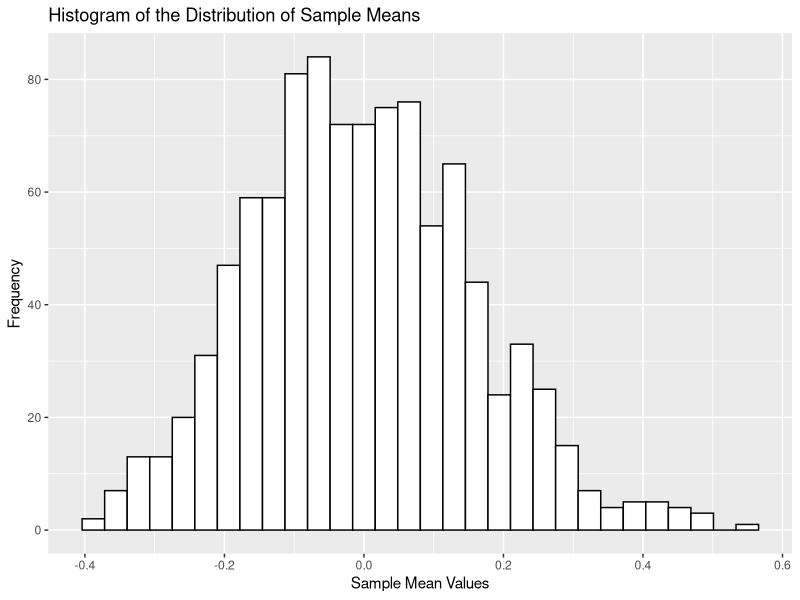

Reproduce this figure in R.
## ---- chunk 1
# Set the seed so the results are reproduciable
set.seed(12345)

small_sample <- rexp(n = 40, rate = 0.2)
## ---- chunk 2
mean(small_sample)
## ---- chunk 3
large_sample <- rexp(n = 100000, rate = 0.2)
## ---- chunk 4
mean(large_sample)
## ---- chunk 5
sd(small_sample)
sd(large_sample)
## ---- chunk 6
# 1000 by 40 matrix
sample_matrix <- matrix(rexp(40000, 0.2), 1000)
average_means <- data.frame(avg_means = rowMeans(sample_matrix))
## ---- chunk 7
library(ggplot2)

# Find the standard score of each average
mu <- 5 
sigma <- 5
standardized_means <- (average_means - mu) / sigma

ggplot(standardized_means, aes(x = standardized_means$avg_means)) + 
    geom_histogram(colour = "black", fill = "white") +
    ggtitle("Histogram of the Distribution of Sample Means") +
    ylab('Frequency') +
    xlab('Sample Mean Values')
